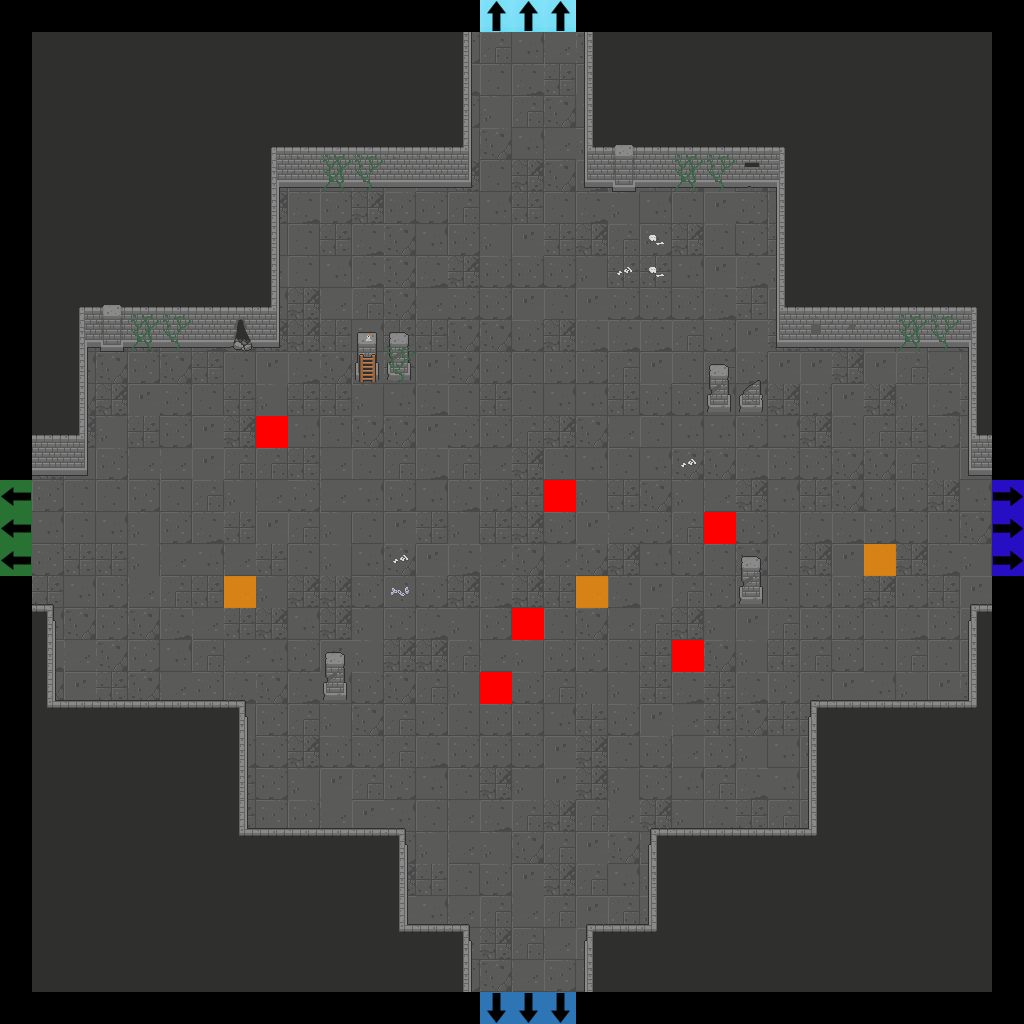

This is a level from a 2D game, rendered from its Tiled map with the project's own tilesets. A one-line summary and the map file follow, with tile-layer data summarised:
An orthogonal 32x32 tile map with 32x32 px tiles, 7 tile layers (Floor, Walls, Doors, Pillars, ...), 2 tilesets.

<map version="1.2" tiledversion="2019.04.18" orientation="orthogonal" renderorder="right-down" width="32" height="32" tilewidth="32" tileheight="32" infinite="0" nextlayerid="22" nextobjectid="1">
 <tileset firstgid="1" source="Dungeon_Tileset_2.tsx" />
 <tileset firstgid="321" source="flags.tsx" />
 <layer id="15" name="Floor" width="32" height="32">
  <data>[1024 cells, 900 non-empty, 12 distinct tile ids]</data>
 </layer>
 <layer id="16" name="Walls" width="32" height="32">
  <data>[1024 cells, 434 non-empty, 38 distinct tile ids]</data>
 </layer>
 <layer id="17" name="Doors" width="32" height="32">
  <data>[1024 cells, 0 non-empty, 0 distinct tile ids]</data>
 </layer>
 <layer id="18" name="Pillars" width="32" height="32">
  <data>[1024 cells, 12 non-empty, 6 distinct tile ids]</data>
 </layer>
 <layer id="19" name="Candles" width="32" height="32">
  <data>[1024 cells, 1 non-empty, 1 distinct tile ids]</data>
 </layer>
 <layer id="20" name="Debris" width="32" height="32">
  <data>[1024 cells, 25 non-empty, 8 distinct tile ids]</data>
 </layer>
 <layer id="21" name="Flags" width="32" height="32">
  <data>[1024 cells, 21 non-empty, 6 distinct tile ids]</data>
 </layer>
</map>
